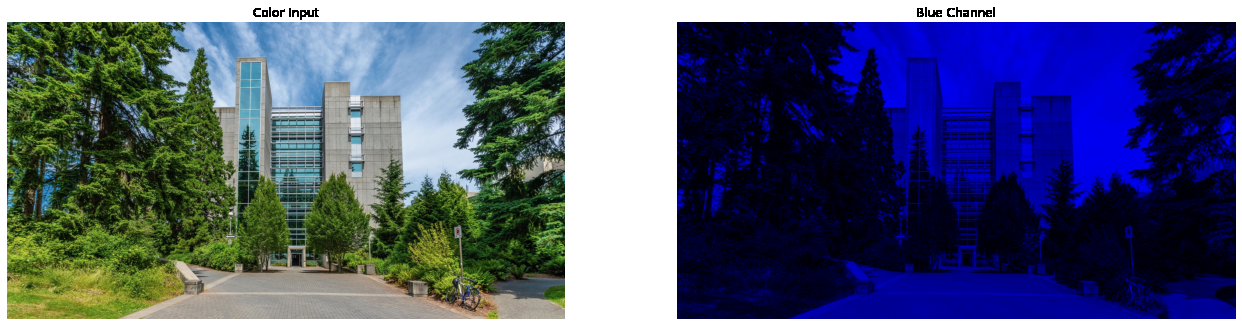
#> input picture Assignment 1/docs/colorblue.png, 1242 x 326 px, given in place of uvic_1.jpg, which was not available
$ python a1.py   (older library calls are emulated)
#> lines starting #> are read from the running program, lines starting #| are printed output that depends on the picture; pictures that were not available may be replaced by others from this repository, and a replacement may not be noted
# -*- coding: utf-8 -*-
"""A1.ipynb

Automatically generated by Colaboratory.

Original file is located at
    https://colab.research.google.com/drive/1fwnYmohsLJ9gGWRopHrYj0qRKxlZvFEl

# **3. Programming: introduction to Python, Colab and OpenCV (77 points)**

### **3.1 Basic image operations** (27 points)


---


---


In the first part of this programming assignment, you will load, transform, display and save an input image. (5 Points)
"""

READ_THE_INSTRUCTIONS_FLAG = True
# change this flag after reading the instructions

# Commented out IPython magic to ensure Python compatibility.
import sys
import os
import cv2 # imports OpenCV
import numpy as np
from matplotlib import pyplot as plt #imports matplotlib
from google.colab.patches import cv2_imshow
# %matplotlib inline

print('-'*40)
print ('Python version: {}'.format(sys.version))
print('OpenCV version: {}'.format(cv2.__version__))

if not READ_THE_INSTRUCTIONS_FLAG:
  raise Exception('Please go back and read the instructions.')
else:
  print('\nThank you for reading the instructions.')
print('-'*40)

input_address = "https://raw.githubusercontent.com/tunai/storage/master/images/teaching/ece%20473-536/A1/uvic_1.jpg"

# TO-DO (3 points): download the input image from "input_address" using "wget". This download should only happen if there
# are no files called "uvic_1.jpg" in your working directory (i.e., create a conditional to check for that).

filename = os.path.split(input_address)[-1]

# Conditional check to use wget if file does not exist in my working directory
if not os.path.isfile(filename):
  output = os.system('wget -nc ' + input_address) # additionally, flag -nc skips download if file already exists

#TO-DO (2 points): use OpenCV (i.e., cv2) to store the image in a variable called "img"
# and print its dimensions and number of channels.

# Read image from filename
img = cv2.imread(filename, -1)
#> img is the input picture: shape (326, 1242, 4); mean B, G, R, A 117.7, 91.1, 83.3, 209.2

# Store image dimensions and channels to variables
height, width, channels = dimensions = img.shape
#> height = 326; width = 1242; channels = 4; dimensions = (326, 1242, 4)

# Print image dimensions and channels
print ('Original image:', dimensions)
#| Original image: (326, 1242, 4)
print ('Height:  ', height)
#| Height:   326
print ('Width:   ', width)
#| Width:    1242
print ('Channels:', channels)
#| Channels: 4

# TO-DO (2 points): use OpenCV to reduce the dimension of the image in 70%. Print
# its dimensions once again afterwards.

new_dimensions = (int(height*0.7), int(width*0.7))
#> new_dimensions = (228, 869)
new_img = cv2.resize(img, new_dimensions, interpolation = cv2.INTER_AREA)
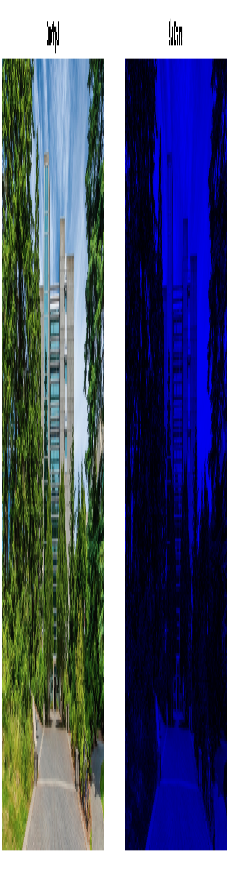
#> new_img: shape (869, 228, 4); mean B, G, R, A 118.4, 91.9, 84.1, 208.1
height, width, channels = dimensions = new_img.shape
#> height = 869; width = 228; dimensions = (869, 228, 4)

# Print image dimensions and channels
print ('\nResized image:', dimensions)
#| Resized image: (869, 228, 4)
print ('Height:  ', height)
#| Height:   869
print ('Width:   ', width)
#| Width:    228
print ('Channels:', channels)
#| Channels: 4

"""**Plotting the image**: given that colab does not support OpenCV's "imshow", we will use matplotlib plotting functions (i.e., plt). [This](https://colab.research.google.com/github/jakevdp/PythonDataScienceHandbook/blob/master/notebooks/04.00-Introduction-To-Matplotlib.ipynb) is a great series of notebooks describing the use of matplotlib in Google Colab. (5 Points)

Tips: plots from matplotlib are automatically scaled and might seem small at times. You can configure their sizes using **plt.figure(figsize = (a,b))** before creating a plot object. Note that a and b reflect, by default, inches.
"""

# TO-DO (1 point): Display, in the same plot, two images: the color input AND only
# its BLUE channel. (tip: pay attention to the color space!)

plt.figure(figsize = (22,22))

# Plot the color input of image
plt.subplot(1, 2, 1)
plt.title('Color Input')
plt.imshow(cv2.cvtColor(img, cv2.COLOR_BGR2RGB)) # convert image from BGR to RGB
plt.axis("off")

# Image's blue channel is exposed by creating a copy and setting its green and red channels to 0
img_blue = img.copy()
img_blue[:, :, 1] = 0
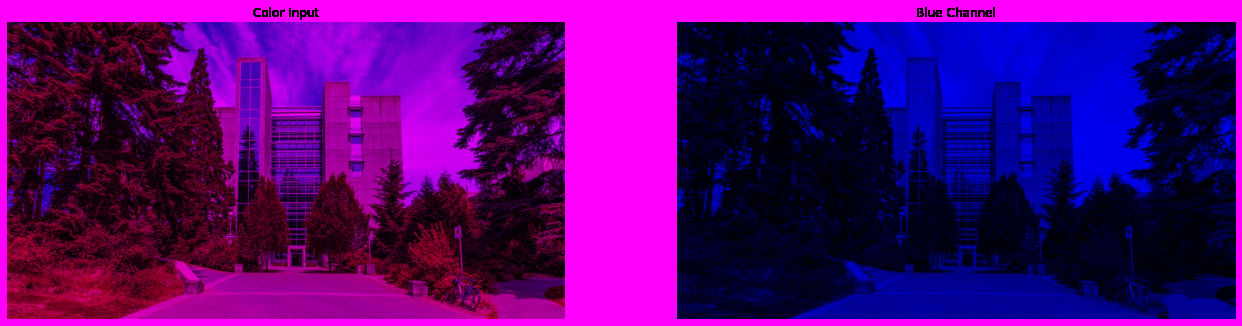
#> img_blue: shape (326, 1242, 4); mean B, G, R, A 117.7, 0, 83.3, 209.2
img_blue[:, :, 2] = 0
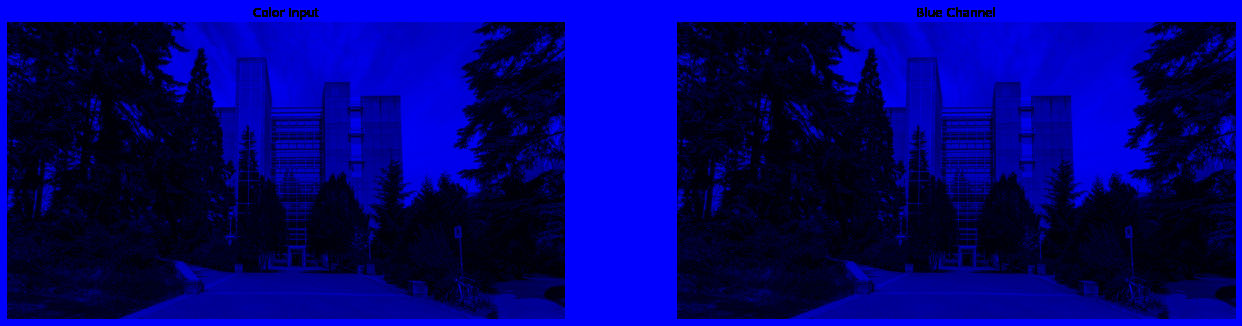
#> img_blue: shape (326, 1242, 4); mean B, G, R, A 117.7, 0, 0, 209.2

# Plot the blue channel image
plt.subplot(1, 2, 2)
plt.title('Blue Channel')
plt.imshow(cv2.cvtColor(img_blue, cv2.COLOR_BGR2RGB)) # convert image from BGR to RGB
plt.axis("off")

# Display the plot
plt.show()
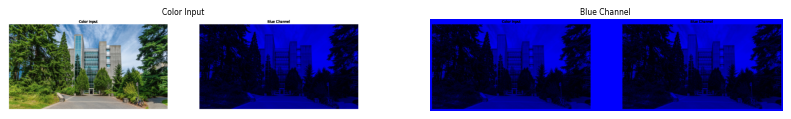
#> figure drawn by matplotlib, 2 panels

"""**Rescalling the image**: you will often work with image files in different ranges. Typical ranges include (but are not limited to) [0,1] and [0,255]. """

# TO-DO (2 points): rescale the image to the [0,1] range. Print the max and min values of the rescaled image and
# plot the new color image.

# Make a copy of the original image and scale it down from int [0,255] to float [0,1] range.
img_scaled = img.copy()
img_scaled = (img_scaled/255).astype('float32')

# Get the max and min values across all channels of scaled image
max = np.amax([np.amax(img_scaled[:,:,0]), np.amax(img_scaled[:,:,1]), np.amax(img_scaled[:,:,2])])
#> max = 1
min = np.amin([np.amin(img_scaled[:,:,0]), np.amin(img_scaled[:,:,1]), np.amin(img_scaled[:,:,2])])
#> min = 0

# Print the max and min values of the rescaled image
print('Max value:', max, ', Min value:', min)
#| Max value: 1.0 , Min value: 0.0

# Plot new color image
plt.figure(figsize = (10,10))
plt.plot()
plt.title('Rescaled Image Range')
plt.imshow(cv2.cvtColor(img_scaled, cv2.COLOR_BGR2RGB)) # convert image from BGR to RGB
plt.axis("off")
plt.show()

# TO-DO (5 points):
# 1) Create a greyscale version of the color image MANUALLY;
# 2) Plot this greyscale image.
# - Use the function template provided.
# BONUS (1 point) - when converting to greyscale, use the ITU-R 601-2 luma transform:
# L = R * 299/1000 + G * 587/1000 + B * 114/1000

def turnGrey(img, threeD=True):
  # inputs:
  # img = input image to be turned into greyscale by the function
  # threeD = flag (i.e., "True" or "False") determining if the input has one or three channels (for plotting purposes)

  # Image has 3 channels, then do the ITU-R 601-2 luma transform
  if threeD:

    # Split RGB channels from input image
#> (the run stopped early here; a loop or call above may not have finished)

$ run again, on Assignment 1/docs/colormatch.png
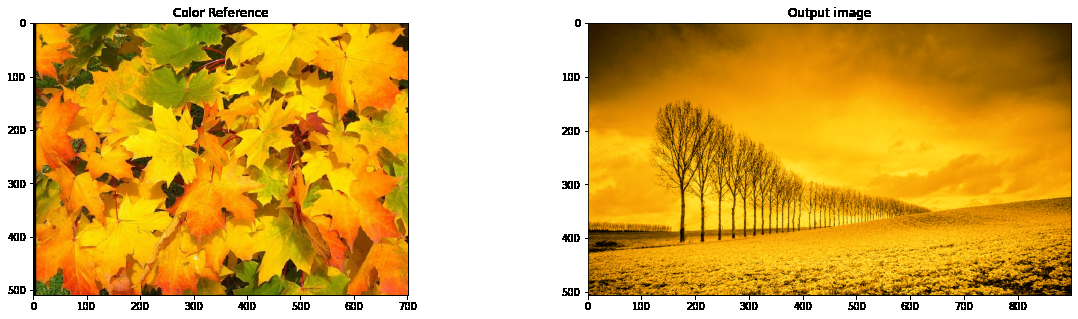
#> input picture Assignment 1/docs/colormatch.png, 1078 x 319 px, given in place of uvic_1.jpg, which was not available
#> img is the input picture: shape (319, 1078, 4); mean B, G, R, A 83.7, 174.8, 217.2, 175.3
#| Original image: (319, 1078, 4)
#| Height:   319
#| Width:    1078
#| Channels: 4
#| Resized image: (754, 223, 4)
#| Height:   754
#| Width:    223
#| Channels: 4
#> `img_blue[:, :, 2] = 0`:
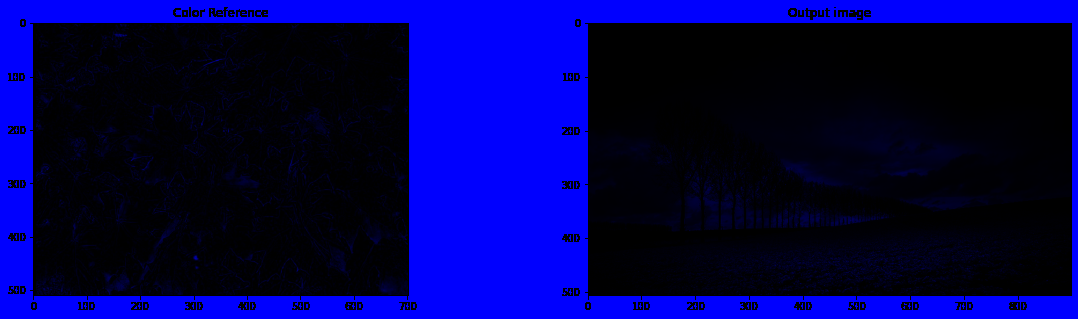
#> img_blue: shape (319, 1078, 4); mean B, G, R, A 83.7, 0, 0, 175.3
#> `plt.show()`:
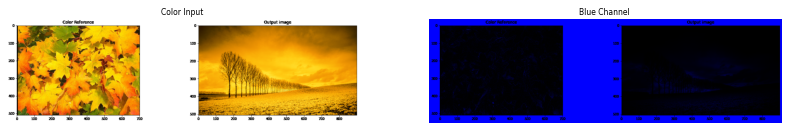
#> figure drawn by matplotlib, 2 panels
#> max = 1
#> min = 0
#| Max value: 1.0 , Min value: 0.0

$ run again, on Assignment 1/docs/gamma.png
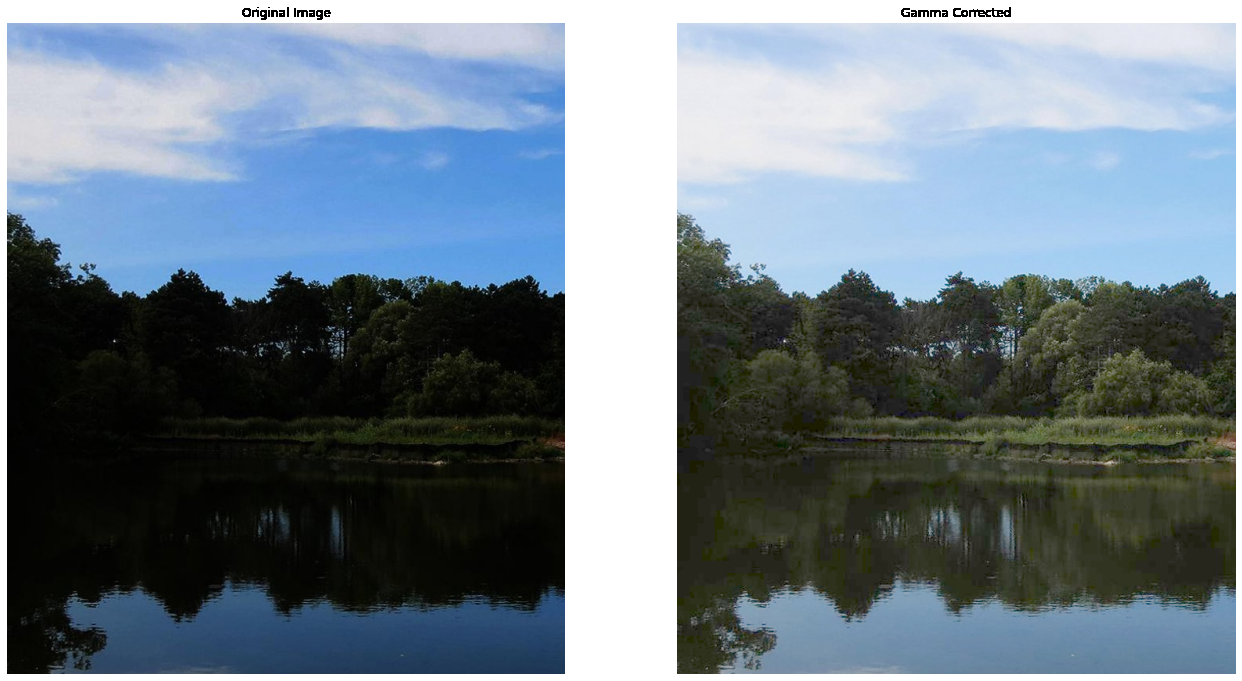
#> input picture Assignment 1/docs/gamma.png, 1242 x 681 px, given in place of uvic_1.jpg, which was not available
#> img is the input picture: shape (681, 1242, 4); mean B, G, R, A 135.5, 125, 111.2, 219.4
#| Original image: (681, 1242, 4)
#| Height:   681
#| Width:    1242
#| Channels: 4
#| Resized image: (869, 476, 4)
#| Height:   869
#| Width:    476
#| Channels: 4
#> `img_blue[:, :, 2] = 0`:
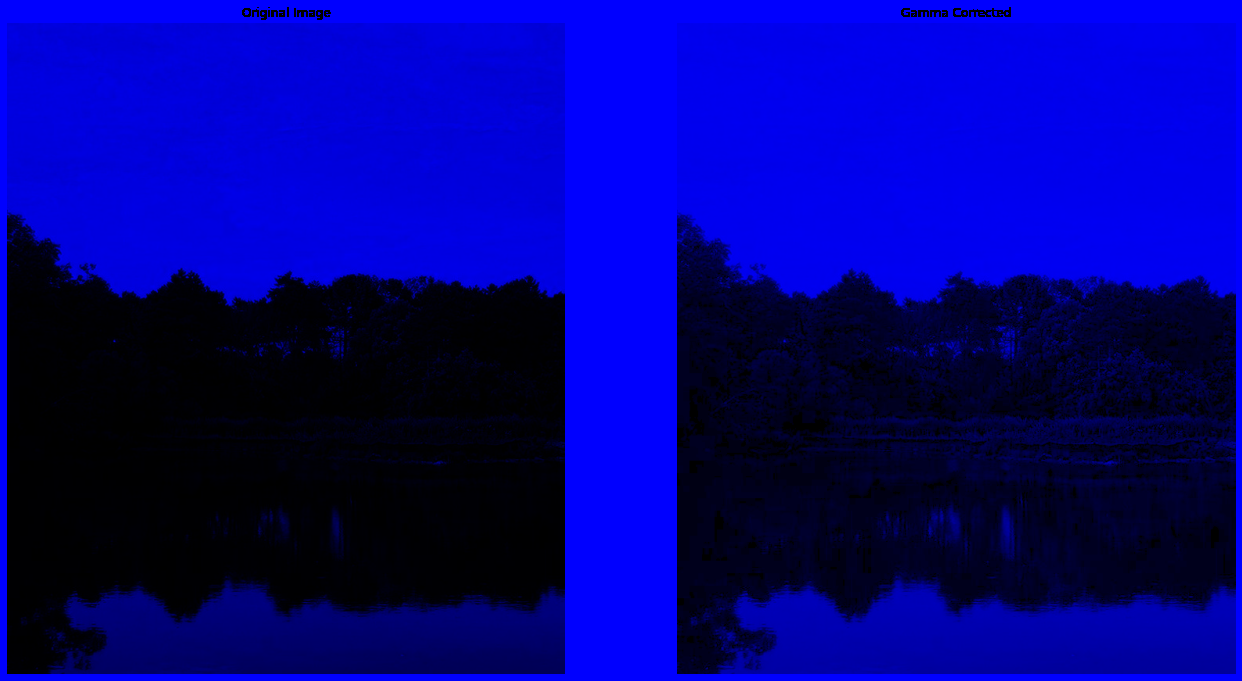
#> img_blue: shape (681, 1242, 4); mean B, G, R, A 135.5, 0, 0, 219.4
#> `plt.show()`:
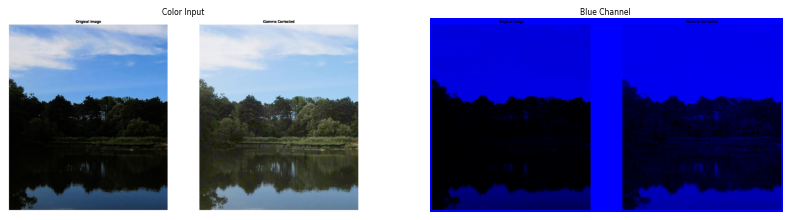
#> figure drawn by matplotlib, 2 panels
#> max = 1
#> min = 0
#| Max value: 1.0 , Min value: 0.0
